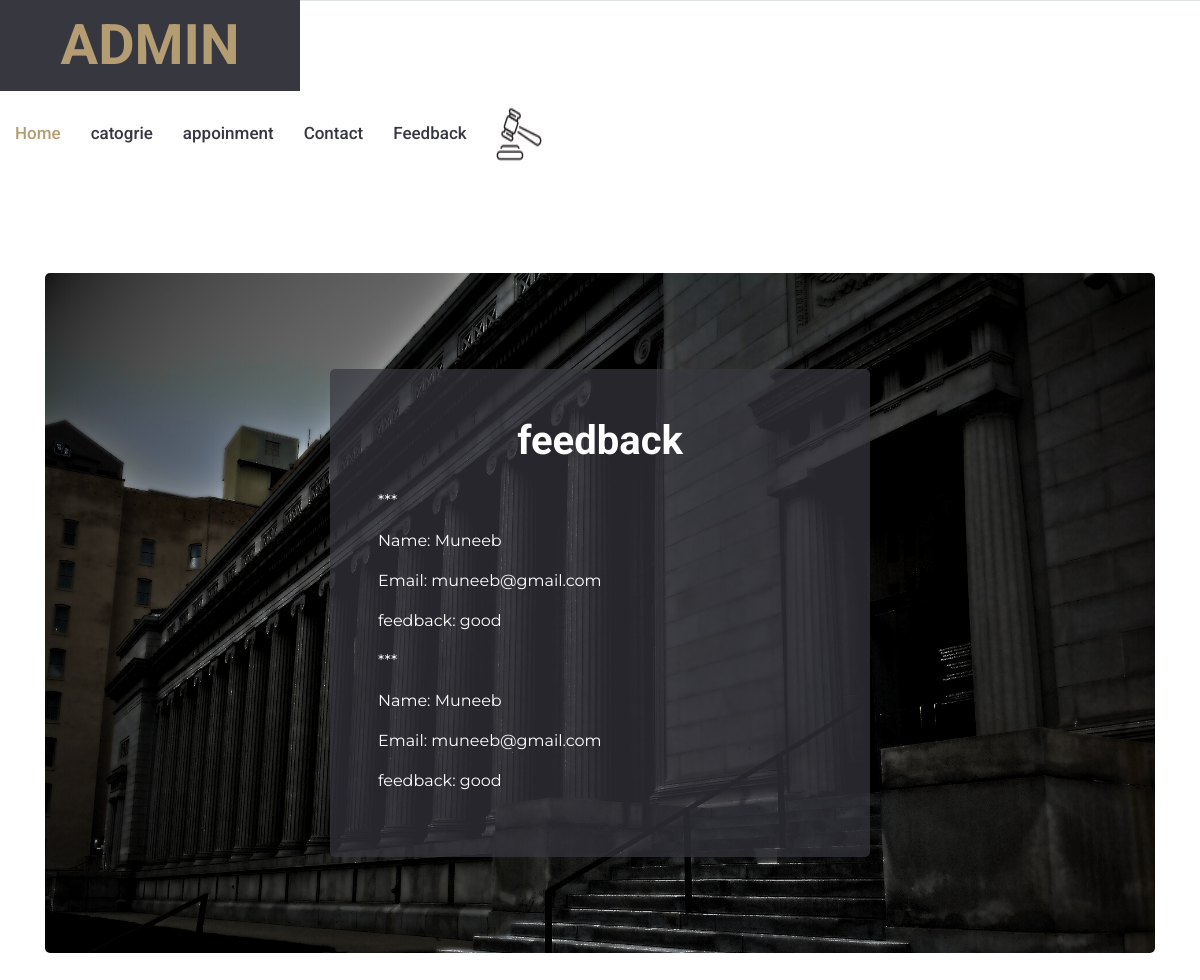
The page /admin/admin_feedback.php on the database its author committed.
### tables this page shows
CREATE TABLE `feedback` (
  `f_id` int(11) NOT NULL,
  `name` varchar(50) DEFAULT NULL,
  `email` varchar(50) DEFAULT NULL,
  `feedback` varchar(500) DEFAULT NULL
);

### admin/admin_feedback.php (the view, shortened to what this page needs)
<!DOCTYPE html>
<html lang="en">
<head>
    <link href="https://cdnjs.cloudflare.com/ajax/libs/font-awesome/5.10.0/css/all.min.css" rel="stylesheet">
    <link href="lib/owlcarousel/assets/owl.carousel.min.css" rel="stylesheet">
    <link href="lib/tempusdominus/css/tempusdominus-bootstrap-4.min.css" rel="stylesheet" />
    <link href="css/style.css" rel="stylesheet">
</head>
<body>
<?php
include('../connect.php');
include('admin_header.php');
?>
<div class="container-fluid py-5">
    <div class="container py-5">
        <div class="bg-appointment rounded" style="background-image:url(../image/court.jpg);">
            <div class="row h-100 align-items-center justify-content-center">
                <div class="col-lg-6 py-5">
                    <div class="rounded p-5 my-5 text-white" style="background:rgba(55, 55, 63, .7);">
                        <h1 class="text-center text-white mb-4">feedback</h1>
                        <?php
                        $select_feedback = mysqli_query($con, "SELECT * FROM `feedback`") or die('query failed');
                        if(mysqli_num_rows($select_feedback) > 0) {
                            while($fetch_feedback = mysqli_fetch_assoc($select_feedback)) {
                        ?>
                        <div class="box">
                            <p><span>***</span></p>
                            <p>Name: <span> <?php echo $fetch_feedback['name']; ?></span></p>
                            <p>Email: <span><?php echo $fetch_feedback['email']; ?></span></p>
                            <p>feedback: <span><?php echo $fetch_feedback['feedback']; ?></span></p>
                        </div>
                        <?php
                            }
                        } else {
                            echo '<p class="empty">No feedback placed yet</p>';
                        }
                        ?>
                    </div>
                </div>
            </div>
        </div>
    </div>
</div>

### rows shown on the page
feedback: name "Muneeb", email "muneeb@gmail.com", feedback "good"
feedback: name "Muneeb", email "muneeb@gmail.com", feedback "good"
